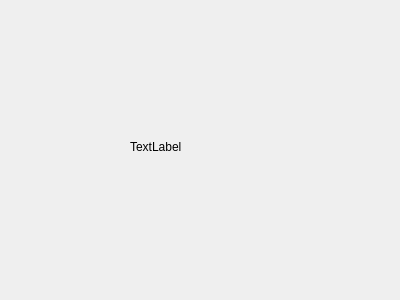
<?xml version="1.0" encoding="UTF-8"?>
<ui version="4.0">
 <class>process1</class>
 <widget class="QWidget" name="process1">
  <property name="geometry">
   <rect>
    <x>0</x>
    <y>0</y>
    <width>400</width>
    <height>300</height>
   </rect>
  </property>
  <property name="windowTitle">
   <string>Form</string>
  </property>
  <widget class="QLabel" name="process1Text">
   <property name="geometry">
    <rect>
     <x>130</x>
     <y>130</y>
     <width>129</width>
     <height>34</height>
    </rect>
   </property>
   <property name="text">
    <string>TextLabel</string>
   </property>
  </widget>
 </widget>
 <resources/>
 <connections/>
</ui>
